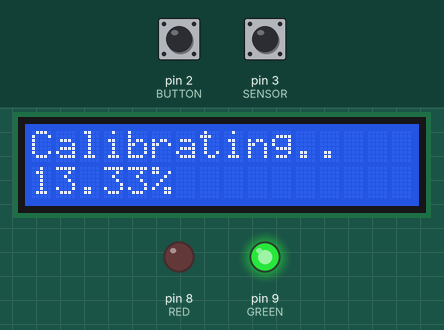
Simulated run of this sketch. Board: Arduino Uno, built with avr-gcc and run on an emulated ATmega328P. On the bench: 16×2 character LCD, output pins drawn as LEDs (lit = HIGH). The test bench sets the inputs (shaded band); at power-on: pin 2 (BUTTON) HIGH, pin 3 (SENSOR) LOW. What the sketch prints to the serial monitor is not drawn.

Above: at 5.0 s.
5.1 s: pin 2 (BUTTON) pulled LOW for 0.15 s
At 5.1 s:
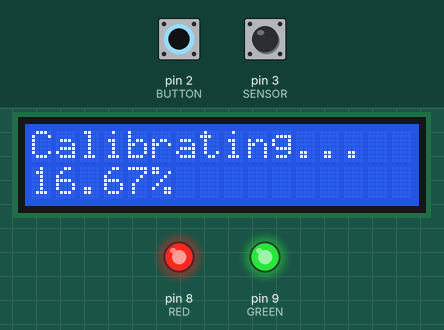
6.7 s: pin 3 (SENSOR) driven HIGH
8.2 s: pin 2 (BUTTON) pulsed LOW 2 times (0.12 s each, 0.3 s apart)
10.3 s: pin 3 (SENSOR) pulsed LOW 5 times (0.12 s each, 0.3 s apart)
At 31.5 s:
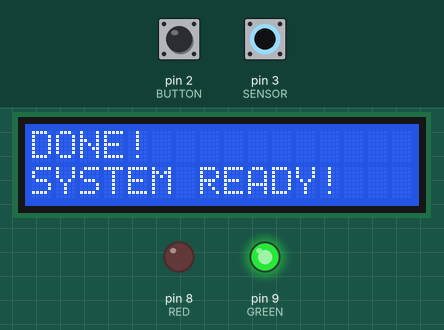
Timing chart, 0 to 31.8 s (numbered marks = the images above; inputs shaded):
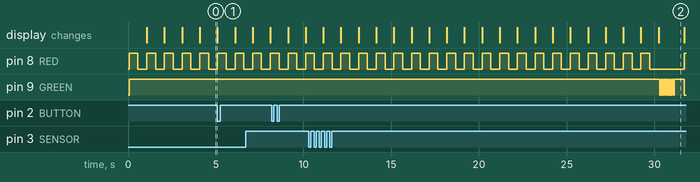

The sketch:

code.ino
```cpp
#include <LiquidCrystal.h>

#define BUTTON 2            // button pin
#define SENSOR 3            // sensor pin
#define RED 8               // red LED pin
#define GREEN 9             // green LED pin
#define CALIBRATION_TIME 30 // time for sensor to calibrate, default 30s

//initializing LCD
LiquidCrystal lcd(12, 11, 7, 6, 5, 4);

bool buttonState = false;                // true - odd pushes, false - even pushes
long long lastButtonStateChangeTime = 0; // last push time for precision
long long lastMoveTime = 0;              // last detected movement time
bool armed = false;                      // flag if system is armed
bool intruder = false;                   // flag if intruder detected

/*
-----------------------------------------------------------
	Procedure:		initialMessage
	Input:			void
	Output:			void
	Description:	LCD displays initial message
-----------------------------------------------------------
*/
void initialMessage()
{
    lcd.clear();
    lcd.setCursor(0, 0);
    lcd.print("# to arm the system, press the button ##");
}

/*
-----------------------------------------------------------
	Procedure:		changeButtonState
	Input:			void
	Output:			void
	Description:	Interrupt attached function.
    				Change button state if button pushed.
                    Precision guarded, 100ms check.
-----------------------------------------------------------
*/
void changeButtonState()
{
    Serial.print("> Button pushed!\n");
    if (millis() - lastButtonStateChangeTime > 100 || lastButtonStateChangeTime == 0)
    {
        buttonState = !buttonState;
        lastButtonStateChangeTime = millis();
    }
}

/*
-----------------------------------------------------------
	Procedure:		movementDetected
	Input:			void
	Output:			void
	Description:	Interrupt attached function.
    				Records last detected movement time.
                    If system is armed, sets intruder flag
                    to true.
-----------------------------------------------------------
*/
void movementDetected()
{
    Serial.print("> Movement detected!\n");
    lastMoveTime = millis();
    if (armed)
        intruder = true;
}

/*
-----------------------------------------------------------
	Procedure:		redBlinkSequence
	Input:			blink interval lenght in ms
	Output:			void
	Description:	Utility function.
    				Red LED blink sequence with given
                    interval, best divisible by 2.
-----------------------------------------------------------
*/
void redBlinkSequence(int interval)
{
    digitalWrite(RED, HIGH);
    delay(interval / 2);
    digitalWrite(RED, LOW);
    delay(interval / 2);
}

/*
-----------------------------------------------------------
	Procedure:		greenBlinkSequence
	Input:			void
	Output:			void
	Description:	Utility function.
    				Pre-set green LED blink sequence.
-----------------------------------------------------------
*/
void greenBlinkSequence()
{
    for (int i = 0; i < 6; i++)
    {
        digitalWrite(GREEN, HIGH);
        delay(75);
        digitalWrite(GREEN, LOW);
        delay(75);
    }
    digitalWrite(GREEN, HIGH);
    delay(550);
    digitalWrite(GREEN, LOW);
}

/*
-----------------------------------------------------------
	Procedure:		calibration
	Input:			void
	Output:			void
	Description:	Waiting function.
    				Gives time to the PIR sensor
                    to calibrate.
-----------------------------------------------------------
*/
void calibration()
{
    digitalWrite(GREEN, HIGH);
    Serial.print("Calibrating the system ...\n");
    Serial.print(">>> ");
    for (int i = 0; i < CALIBRATION_TIME; i++)
    {
        Serial.print("#");
        lcd.clear();
        lcd.setCursor(0, 0);
        lcd.print("Calibrating");
        lcd.setCursor(11, 0);
        if (i % 3 == 0)
            lcd.print(".");
        else if (i % 3 == 1)
            lcd.print("..");
        else
            lcd.print("...");
        lcd.setCursor(0, 1);
        lcd.print((i / (double)CALIBRATION_TIME) * 100);
        lcd.setCursor(5, 1);
        lcd.print("%");
        redBlinkSequence(1000);
    }
    Serial.print("|\nDONE!\nSYSTEM READY!\n\n");
    lcd.clear();
    lcd.setCursor(0, 0);
    lcd.print("DONE!");
    lcd.setCursor(0, 1);
    lcd.print("SYSTEM READY!");
    greenBlinkSequence();
}

/*
-----------------------------------------------------------
	Procedure:		arm
	Input:			void
	Output:			void
	Description:	System arming sequence.
    				Sets flag if system is armed to true.
-----------------------------------------------------------
*/
void arm()
{
    digitalWrite(GREEN, LOW);
    Serial.print("Arming...\n");
    lcd.clear();
    lcd.setCursor(0, 0);
    lcd.print("Arming: ");
    for (int i = 0; i < 20; i++)
    {
        if (i % 2)
        {
            digitalWrite(RED, LOW);
            Serial.print("]");
        }
        else
        {
            digitalWrite(RED, HIGH);
            Serial.print("[");
            lcd.setCursor(i / 2, 1);
            lcd.print("#");
        }
        lcd.setCursor(8, 0);
        lcd.print(i * 5);
        lcd.setCursor(11, 0);
        lcd.print("%");
        delay(500);
    }
    armed = true;
    digitalWrite(RED, HIGH);
    Serial.print("\nArmed!\n");
    lcd.clear();
    lcd.setCursor(0, 0);
    lcd.print("System ARMED!");
    delay(1000);
    lcd.clear();
    lcd.setCursor(0, 0);
    lcd.print("###");
}

/*
-----------------------------------------------------------
	Procedure:		disarm
	Input:			void
	Output:			void
	Description:	System disarming sequence.
    				Sets flag if system is armed to false.
-----------------------------------------------------------
*/
void disarm()
{
    lcd.clear();
    lcd.setCursor(0, 0);
    lcd.print("System DISARMED!");
    digitalWrite(RED, LOW);
    Serial.print("\nDisarmed!\n");
    armed = false;
    delay(1000);
    initialMessage();
}

/*
-----------------------------------------------------------
	Procedure:		defaultState
	Input:			void
	Output:			void
	Description:	Represents system's default state.
    				If movement is detected, lights up
                    the green LED for 3s.
-----------------------------------------------------------
*/
void defaultState()
{
    if (millis() - lastMoveTime < 3000 && lastMoveTime != 0)
    {
        digitalWrite(GREEN, HIGH);
    }
    else
    {
        digitalWrite(GREEN, LOW);
    }
    delay(333);
    lcd.scrollDisplayLeft();
}

/*
-----------------------------------------------------------
	Procedure:		alert
	Input:			void
	Output:			void
	Description:	Alarm representation.
    				Function locks the system.
-----------------------------------------------------------
*/
void alert()
{
    digitalWrite(RED, HIGH);
    Serial.print("Intruder detected!\n");
    lcd.clear();
    lcd.setCursor(0, 0);
    lcd.print("ALARM!!!");
    exit(0);
}

void setup()
{
    // Serial output communication setup
    Serial.begin(9600);

    // Pins' setup
    pinMode(BUTTON, INPUT_PULLUP);
    pinMode(SENSOR, INPUT);
    pinMode(RED, OUTPUT);
    pinMode(GREEN, OUTPUT);

    digitalWrite(RED, LOW);
    digitalWrite(GREEN, LOW);

    attachInterrupt(digitalPinToInterrupt(BUTTON), changeButtonState, FALLING);
    attachInterrupt(digitalPinToInterrupt(SENSOR), movementDetected, RISING);

    // LCD launch
    lcd.begin(16, 2);

    // initial function calls
    calibration();
    initialMessage();
}

void loop()
{
    // if button hasn't been clicked AND the system is unarmed
    if (!buttonState && !armed)
    {
        // show default state
        defaultState();
    }

    // otherwise
    else
    {
        // if system not armed - arm it
        if (!armed)
            arm();

        // otherwise
        else
        {
            // if movement detected - give the "intruder" 5 seconds
            // to push the  button, if pushed - disarm the system
            while (millis() - lastMoveTime < 5000 && intruder)
            {
                lcd.setCursor(3, 0);
                lcd.print("!");
                if (!buttonState)
                {
                    disarm();
                    break;
                }
                else
                {
                    redBlinkSequence(200);
                }
            }

            // if the button hasn't been pushed
            // launch the alert function
            if (millis() - lastMoveTime >= 5000 && intruder)
            {
                alert();
            }

            // if movement not detected but button clicked
            // disarm the system
            if (!buttonState)
                disarm();

            // if nothing is happening then do nothing:
            // await movement detection or push of the button
        }
    }
}
```

Measured:
- what the display in image 0 shows lasts 1.0 s, from 4.1 s to 5.1 s
